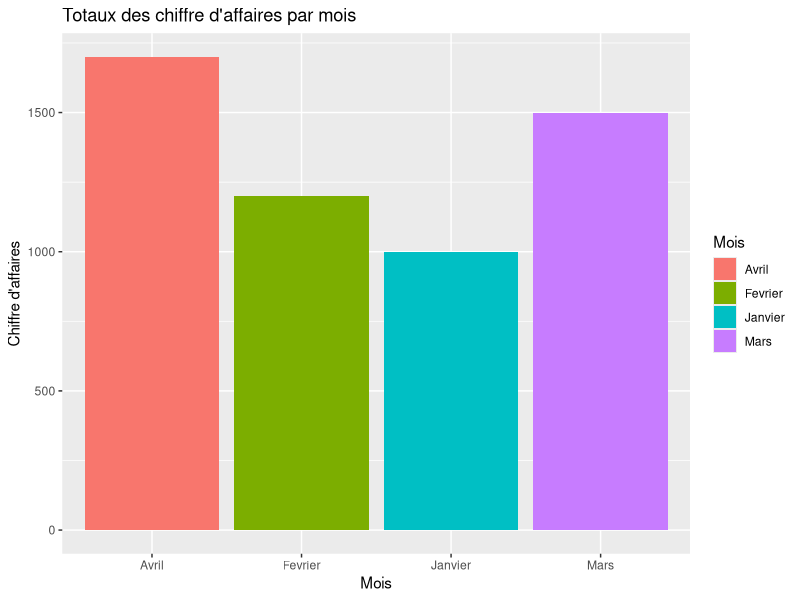

Recreate this plot in R.
# **Exercice 19 : Graphique avancé avec `ggplot2`**
#   
#   - Installez et chargez le package `ggplot2`.
# - Créez un data frame `ventes` avec les colonnes suivantes :
#   - `Mois` : `Janvier, Février, Mars, Avril`
# - `ChiffreAffaires` : `1000, 1200, 1500, 1700`
# - Tracez un graphique linéaire où l'axe `x` représente les mois et l'axe `y` représente le chiffre d'affaires.
# - Ajoutez des titres au graphique et aux axes.
library(ggplot2)
ventes <- data.frame (
  Mois = c("Janvier", "Fevrier", "Mars", "Avril"),
  ChiffreAffaires = c(1000, 1200, 1500, 1700)
)
ggplot(data = ventes, aes(x = Mois, y = ChiffreAffaires, fill =Mois)) +
  geom_bar(stat = "identity") +
  labs(
    title = "Totaux des chiffre d'affaires par mois",
    x = "Mois",
    y = "Chiffre d'affaires"
  ) 

